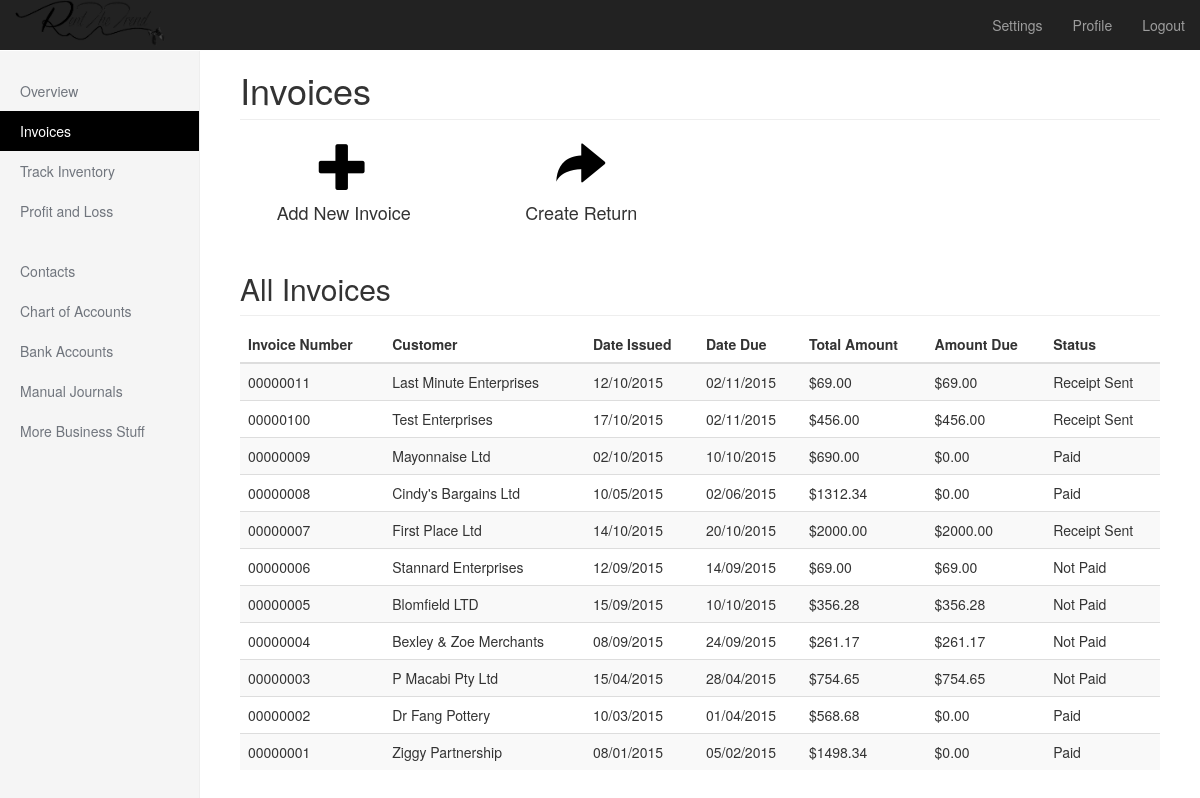
The app's page /admin/invoices.php (signed in) with its own data.
### tables this page shows
CREATE TABLE IF NOT EXISTS `invoices` (
  `id` int(11) NOT NULL AUTO_INCREMENT,
  `invoice_num` int(255) NOT NULL,
  `customer` varchar(1024) NOT NULL,
  `date_issued` date NOT NULL,
  `date_due` date NOT NULL,
  `total_amount` varchar(1024) NOT NULL,
  `amount_due` varchar(1024) NOT NULL,
  `status` varchar(1024) NOT NULL,
  PRIMARY KEY (`id`)
);

### admin/invoices.php (the view, shortened to what this page needs)
<?php
	include '../dbconnect.php';
	if(!isset($_SESSION['login'])){
		header('location:../');
	}else{
		$email = $_SESSION['login'];
		$sth = $conn->prepare("SELECT * FROM users WHERE email='$email'");
		$sth->execute();
		$result = $sth->fetch(PDO::FETCH_ASSOC);
		$username = $result['username'];
		$counter = $conn->prepare("SELECT * FROM invoice_users WHERE username = '$username'");
		$counter->execute();
		$count_invoice = $counter->rowCount();
		if ($count_invoice > 0){
			$invoicedb = $conn->prepare("SELECT * FROM invoices ORDER BY id DESC");
			$invoicedb->execute();
			$invoices = $invoicedb->fetchAll();
		}
	}
?>
<!DOCTYPE html>
<html lang="en">
  <head>
    <link href="../bootstrap-3.3.5-dist/css/bootstrap.min.css" rel="stylesheet">
    <link href="dashboard.css" rel="stylesheet">
  </head>
  <body>
    <nav class="navbar navbar-inverse navbar-fixed-top">
      <div class="container-fluid">
        <div class="navbar-header">
          <a href="../admin/"><img src="MYOB.png" alt="MYOB Logo" width="150px" /></a>
        </div>
        <div id="navbar" class="navbar-collapse collapse">
          <ul class="nav navbar-nav navbar-right">
            <li><a href="#">Settings</a></li>
            <li><a href="#">Profile</a></li>
            <li><a href="../logout.php">Logout</a></li>
          </ul>
        </div>
      </div>
    </nav>
    <div class="container-fluid">
      <div class="row">
        <div class="col-sm-3 col-md-2 sidebar">
          <ul class="nav nav-sidebar">
            <li><a href="../admin/">Overview</a></li>
            <li class="active"><a href="#">Invoices <span class="sr-only">(current)</span></a></li>
            <li><a href="inventory.php">Track Inventory</a></li>
            <li><a href="profit.php">Profit and Loss</a></li>
          </ul>
          <ul class="nav nav-sidebar">
            <li><a href="">Contacts</a></li>
            <li><a href="">Chart of Accounts</a></li>
            <li><a href="">Bank Accounts</a></li>
            <li><a href="">Manual Journals</a></li>
            <li><a href="">More Business Stuff</a></li>
          </ul>
        </div>
        <div class="col-sm-9 col-sm-offset-3 col-md-10 col-md-offset-2 main">
          <h1 class="page-header">Invoices</h1>
			<?php if ($count_invoice > 0){ ?>
          <div class="row placeholders">
            <div class="col-xs-6 col-sm-3 placeholder">
			  <a href="new-invoice.php">
              <span class="glyphicon glyphicon-plus" style="font-size:50px" aria-hidden="true"></span>
			  </a>
              <h4>Add New Invoice</h4>
            </div>
            <div class="col-xs-6 col-sm-3 placeholder">
			  <a href="#">
              <span class="glyphicon glyphicon-share-alt" style="font-size:50px" aria-hidden="true"></span>
			  </a>
              <h4>Create Return</h4>
            </div>
          </div>
          <h2 class="sub-header">All Invoices</h2>
          <div class="table-responsive">
            <table class="table table-striped">
			  <thead>
                <tr>
                  <th>Invoice Number</th>
                  <th>Customer</th>
                  <th>Date Issued</th>
                  <th>Date Due</th>
                  <th>Total Amount</th>
				  <th>Amount Due</th>
				  <th>Status</th>
                </tr>
              </thead>
			  <tbody>
			<?php
					foreach ($invoices as $row) {
						echo "<tr>";
						echo "<td>". sprintf("%08d", $row['invoice_num']) ."</td>";
						echo "<td>". $row['customer'] ."</td>";
						echo "<td>".date("d/m/Y", strtotime($row['date_issued'])) ."</td>";
						echo "<td>".date("d/m/Y", strtotime($row['date_due'])) ."</td>";
						echo "<td>$". $row['total_amount'] ."</td>";
						echo "<td>$". $row['amount_due'] ."</td>";
						if ($row['status'] == 1){
							$invoice_status = 'Paid';
						}else if($row['status'] == 2){
							$invoice_status = 'Receipt Sent';
						}else if($row['status'] == 3){
							$invoice_status = 'Not Paid';
						}
						echo "<td>". $invoice_status ."</td>";
						echo "</tr>";
					}
				}else{
					echo "<h3 align=\"center\" style=\"color:#C00000\"><strong>Sorry, you do not have permission to access this page.<strong></h1>";
				}
			?>
              </tbody>
            </table>
          </div>
        </div>
      </div>
    </div>
  </body>
</html>

### admin/dashboard.css (style rules this page uses)
body { padding-top: 50px; }
.sub-header { padding-bottom: 10px; border-bottom: 1px solid #eee; }
.navbar-fixed-top { border: 0; }
.sidebar { display: none; }
@media (min-width: 768px) { .sidebar { position: fixed; top: 51px; bottom: 0; left: 0; z-index: 1000; display: block; padding: 20px; overflow-x: hidden; overflow-y: auto; background-color: #f5f5f5; border-right: 1px solid #eee; } }
.nav-sidebar { margin-right: -21px; margin-bottom: 20px; margin-left: -20px; }
.nav-sidebar > li > a { padding-right: 20px; padding-left: 20px; color:#70757d; }
.nav-sidebar > .active > a, .nav-sidebar > .active > a:hover, .nav-sidebar > .active > a:focus { color: #fff; background-color: #000; }
.main { padding: 20px; }
@media (min-width: 768px) { .main { padding-right: 40px; padding-left: 40px; } }
.main .page-header { margin-top: 0; }
.placeholders { margin-bottom: 30px; text-align: center; }
.placeholders h4 { margin-bottom: 0; }
.placeholder { margin-bottom: 20px; }
.glyphicon { color: #000; }

### records on screen
invoices: invoice_num "00000011", customer "Last Minute Enterprises", date_issued "12/10/2015", date_due "02/11/2015", total_amount "69.00", amount_due "69.00", status "Receipt Sent"
invoices: invoice_num "00000100", customer "Test Enterprises", date_issued "17/10/2015", date_due "02/11/2015", total_amount "456.00", amount_due "456.00", status "Receipt Sent"
invoices: invoice_num "00000009", customer "Mayonnaise Ltd", date_issued "02/10/2015", date_due "10/10/2015", total_amount "690.00", amount_due "0.00", status "Paid"
invoices: invoice_num "00000008", customer "Cindy's Bargains Ltd", date_issued "10/05/2015", date_due "02/06/2015", total_amount "1312.34", amount_due "0.00", status "Paid"
invoices: invoice_num "00000007", customer "First Place Ltd", date_issued "14/10/2015", date_due "20/10/2015", total_amount "2000.00", amount_due "2000.00", status "Receipt Sent"
invoices: invoice_num "00000006", customer "Stannard Enterprises", date_issued "12/09/2015", date_due "14/09/2015", total_amount "69.00", amount_due "69.00", status "Not Paid"
invoices: invoice_num "00000005", customer "Blomfield LTD", date_issued "15/09/2015", date_due "10/10/2015", total_amount "356.28", amount_due "356.28", status "Not Paid"
invoices: invoice_num "00000004", customer "Bexley & Zoe Merchants", date_issued "08/09/2015", date_due "24/09/2015", total_amount "261.17", amount_due "261.17", status "Not Paid"
invoices: invoice_num "00000003", customer "P Macabi Pty Ltd", date_issued "15/04/2015", date_due "28/04/2015", total_amount "754.65", amount_due "754.65", status "Not Paid"
invoices: invoice_num "00000002", customer "Dr Fang Pottery", date_issued "10/03/2015", date_due "01/04/2015", total_amount "568.68", amount_due "0.00", status "Paid"
invoices: invoice_num "00000001", customer "Ziggy Partnership", date_issued "08/01/2015", date_due "05/02/2015", total_amount "1498.34", amount_due "0.00", status "Paid"
